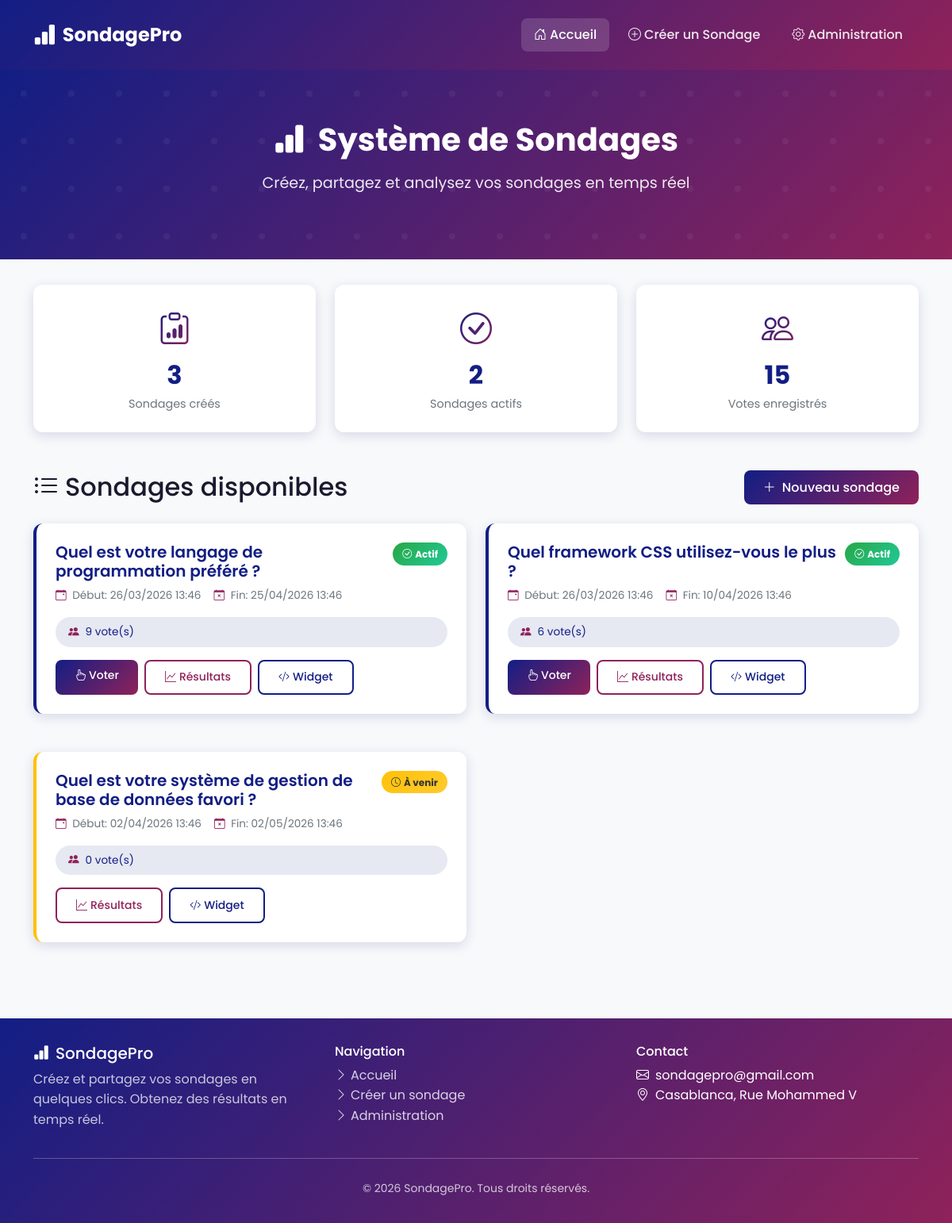
The page / on the database its author committed.
### tables this page shows
CREATE TABLE IF NOT EXISTS sondages (
    id INT PRIMARY KEY AUTO_INCREMENT,
    question VARCHAR(500) NOT NULL,
    date_debut DATETIME NOT NULL,
    date_fin DATETIME NULL,
    actif BOOLEAN DEFAULT TRUE,
    created_at TIMESTAMP DEFAULT CURRENT_TIMESTAMP,
    INDEX idx_actif (actif),
    INDEX idx_dates (date_debut, date_fin)
);

### index.php (the view, shortened to what this page needs)
<?php
require_once 'config/database.php';
$stats = [
    'total' => $pdo->query("SELECT COUNT(*) FROM sondages")->fetchColumn(),
    'actifs' => $pdo->query("SELECT COUNT(*) FROM sondages WHERE actif = 1 AND (date_fin IS NULL OR date_fin > NOW()) AND date_debut <= NOW()")->fetchColumn(),
    'votes' => $pdo->query("SELECT COUNT(*) FROM votes")->fetchColumn()
];
$stmt = $pdo->query("
    SELECT s.*,
           COUNT(DISTINCT v.id) as total_votes,
           CASE
               WHEN s.date_debut > NOW() THEN 'upcoming'
               WHEN s.date_fin IS NOT NULL AND s.date_fin < NOW() THEN 'expired'
               WHEN s.actif = 0 THEN 'expired'
               ELSE 'active'
           END as status
    FROM sondages s
    LEFT JOIN options o ON s.id = o.sondage_id
    LEFT JOIN votes v ON o.id = v.option_id
    GROUP BY s.id
    ORDER BY
        CASE
            WHEN s.date_debut > NOW() THEN 1
            WHEN s.date_fin IS NULL OR s.date_fin > NOW() THEN 0
            ELSE 2
        END,
        s.date_debut DESC
");
$sondages = $stmt->fetchAll();
include 'includes/header.php';
?>
<section class="hero-section">
    <div class="container">
        <h1><i class="bi bi-bar-chart-fill me-3"></i>Système de Sondages</h1>
        <p>Créez, partagez et analysez vos sondages en temps réel</p>
    </div>
</section>
<div class="container">
    <div class="row mb-5">
        <div class="col-md-4 mb-3 mb-md-0">
            <div class="stat-card fade-in">
                <i class="bi bi-clipboard-data"></i>
                <div class="stat-number"><?= $stats['total'] ?></div>
                <div class="stat-label">Sondages créés</div>
            </div>
        </div>
        <div class="col-md-4 mb-3 mb-md-0">
            <div class="stat-card fade-in" style="animation-delay: 0.1s">
                <i class="bi bi-check-circle"></i>
                <div class="stat-number"><?= $stats['actifs'] ?></div>
                <div class="stat-label">Sondages actifs</div>
            </div>
        </div>
        <div class="col-md-4">
            <div class="stat-card fade-in" style="animation-delay: 0.2s">
                <i class="bi bi-people"></i>
                <div class="stat-number"><?= $stats['votes'] ?></div>
                <div class="stat-label">Votes enregistrés</div>
            </div>
        </div>
    </div>
    <div class="d-flex justify-content-between align-items-center mb-4">
        <h2 class="mb-0"><i class="bi bi-list-ul me-2"></i>Sondages disponibles</h2>
        <a href="creer.php" class="btn btn-primary">
            <i class="bi bi-plus-lg me-2"></i>Nouveau sondage
        </a>
    </div>
    <?php if (empty($sondages)): ?>
        <div class="alert alert-info">
            <i class="bi bi-info-circle me-2"></i>
            Aucun sondage disponible pour le moment.
            <a href="creer.php" class="alert-link">Créez le premier !</a>
        </div>
    <?php else: ?>
        <div class="row">
            <?php foreach ($sondages as $sondage): ?>
                <div class="col-lg-6 mb-4">
                    <div class="card sondage-card <?= $sondage['status'] ?> fade-in">
                        <div class="card-body">
                            <div class="d-flex justify-content-between align-items-start mb-2">
                                <h5 class="card-title mb-0"><?= htmlspecialchars($sondage['question']) ?></h5>
                                <?php if ($sondage['status'] === 'active'): ?>
                                    <span class="badge badge-active">
                                        <i class="bi bi-check-circle me-1"></i>Actif
                                    </span>
                                <?php elseif ($sondage['status'] === 'upcoming'): ?>
                                    <span class="badge badge-upcoming">
                                        <i class="bi bi-clock me-1"></i>À venir
                                    </span>
                                <?php else: ?>
                                    <span class="badge badge-expired">
                                        <i class="bi bi-x-circle me-1"></i>Terminé
                                    </span>
                                <?php endif; ?>
                            </div>
                            <div class="date-info">
                                <span>
                                    <i class="bi bi-calendar-event me-1"></i>
                                    Début: <?= date('d/m/Y H:i', strtotime($sondage['date_debut'])) ?>
                                </span>
                                <?php if ($sondage['date_fin']): ?>
                                    <span>
                                        <i class="bi bi-calendar-x me-1"></i>
                                        Fin: <?= date('d/m/Y H:i', strtotime($sondage['date_fin'])) ?>
                                    </span>
                                <?php endif; ?>
                            </div>
                            <div class="progress-indicator mt-3 mb-3">
                                <i class="bi bi-people-fill"></i>
                                <span><?= $sondage['total_votes'] ?> vote(s)</span>
                            </div>
                            <div class="d-flex gap-2">
                                <?php if ($sondage['status'] === 'active'): ?>
                                    <a href="voter.php?id=<?= $sondage['id'] ?>" class="btn btn-primary btn-sm">
                                        <i class="bi bi-hand-index me-1"></i>Voter
                                    </a>
                                <?php endif; ?>
                                <a href="resultats.php?id=<?= $sondage['id'] ?>" class="btn btn-outline-secondary btn-sm">
                                    <i class="bi bi-graph-up me-1"></i>Résultats
                                </a>
                                <a href="widget.php?id=<?= $sondage['id'] ?>" class="btn btn-outline-primary btn-sm">
                                    <i class="bi bi-code-slash me-1"></i>Widget
                                </a>
                            </div>
                        </div>
                    </div>
                </div>
            <?php endforeach; ?>
        </div>
    <?php endif; ?>
</div>
<?php include 'includes/footer.php'; ?>

### css/style.css (style rules this page uses)
:root { --primary-color: #121e84; --secondary-color: #8f225a; --primary-light: #1a2a9e; --secondary-light: #a82d6d; --primary-dark: #0d1660; --secondary-dark: #6d1a45; --gradient-primary: linear-gradient(135deg, #121e84 0%, #8f225a 100%); --gradient-secondary: linear-gradient(135deg, #8f225a 0%, #121e84 100%); --text-light: #ffffff; --text-dark: #1a1a2e; --bg-light: #f8f9fa; --bg-card: #ffffff; --shadow: 0 4px 15px rgba(18, 30, 132, 0.15); --shadow-hover: 0 8px 25px rgba(18, 30, 132, 0.25); --border-radius: 12px; --transition: all 0.3s ease; }
* { margin: 0; padding: 0; box-sizing: border-box; }
body { font-family: 'Segoe UI', Tahoma, Geneva, Verdana, sans-serif; background: var(--bg-light); color: var(--text-dark); min-height: 100vh; line-height: 1.6; }
.hero-section { background: var(--gradient-primary); padding: 4rem 0; color: var(--text-light); text-align: center; margin-bottom: 2rem; position: relative; overflow: hidden; }
.hero-section::before { content: ''; position: absolute; top: 0; left: 0; right: 0; bottom: 0; pointer-events: none; }
.hero-section h1 { font-size: 2.5rem; font-weight: 700; margin-bottom: 1rem; position: relative; }
.hero-section p { font-size: 1.2rem; opacity: 0.9; position: relative; }
.card { border: none; border-radius: var(--border-radius); box-shadow: var(--shadow); transition: var(--transition); overflow: hidden; background: var(--bg-card); }
.card-body { padding: 1.5rem; }
.card-title { color: var(--primary-color); font-weight: 600; margin-bottom: 1rem; }
.sondage-card { border-left: 4px solid var(--primary-color); margin-bottom: 1.5rem; }
.sondage-card.upcoming { border-left-color: #ffc107; }
.sondage-card .badge { font-size: 0.75rem; padding: 0.5rem 0.75rem; border-radius: 20px; }
.badge-active { background: linear-gradient(135deg, #28a745, #20c997); color: white; }
.badge-upcoming { background: linear-gradient(135deg, #ffc107, #ffca2c); color: #333; }
.btn { padding: 0.6rem 1.5rem; border-radius: 8px; font-weight: 500; transition: var(--transition); border: none; }
.btn-primary { background: var(--gradient-primary); color: var(--text-light); }
.btn-outline-primary { color: var(--primary-color); border: 2px solid var(--primary-color); background: transparent; }
.btn-outline-secondary { color: var(--secondary-color); border: 2px solid var(--secondary-color); background: transparent; }
.stat-card { background: var(--bg-card); border-radius: var(--border-radius); padding: 1.5rem; text-align: center; box-shadow: var(--shadow); }
.stat-card i { font-size: 2.5rem; background: var(--gradient-primary); -webkit-background-clip: text; -webkit-text-fill-color: transparent; background-clip: text; margin-bottom: 1rem; }
.stat-card .stat-number { font-size: 2rem; font-weight: 700; color: var(--primary-color); }
.stat-card .stat-label { color: #6c757d; font-size: 0.9rem; }
.fade-in { animation: fadeIn 0.5s ease forwards; }
.date-info { display: flex; gap: 1rem; font-size: 0.85rem; color: #6c757d; margin-top: 0.5rem; }
.date-info i { color: var(--secondary-color); }
.progress-indicator { display: flex; align-items: center; gap: 0.5rem; padding: 0.5rem 1rem; background: rgba(18, 30, 132, 0.1); border-radius: 20px; font-size: 0.85rem; color: var(--primary-color); }
.progress-indicator i { color: var(--secondary-color); }

### includes/header.php (style rules this page uses)
body { font-family: 'Poppins', sans-serif; }

### rows shown on the page
sondages: question "Quel est votre langage de programmation préféré ?", shows "Actif", date_debut "26/03/2026 13:46", date_fin "25/04/2026 13:46", total_votes "9"
sondages: question "Quel framework CSS utilisez-vous le plus ?", shows "Actif", date_debut "26/03/2026 13:46", date_fin "10/04/2026 13:46", total_votes "6"
sondages: question "Quel est votre système de gestion de base de données favori ?", shows "À venir", date_debut "02/04/2026 13:46", date_fin "02/05/2026 13:46", total_votes "0"

### other values the page prints
$stats['total'] "3"
$stats['actifs'] "2"
$stats['votes'] "15"
